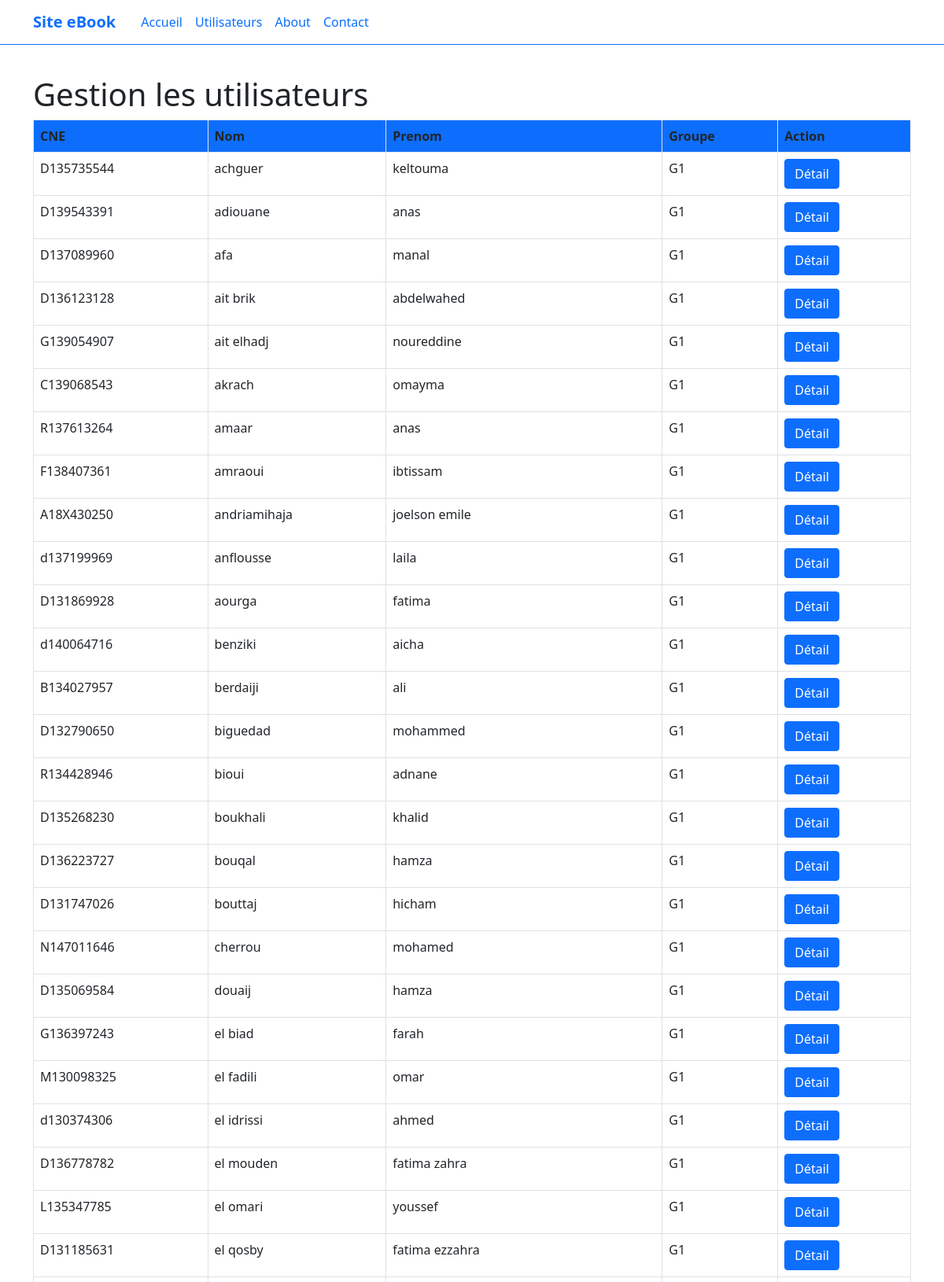
Screenshot of /espace_admin/users.php (upper part) with the database file from the repository.
### tables this page shows
CREATE TABLE `users` (
  `CNE` varchar(10) NOT NULL,
  `Nom` varchar(12) NOT NULL,
  `Prenom` varchar(21) DEFAULT NULL,
  `Groupe` varchar(2) DEFAULT NULL,
  `type` varchar(20) NOT NULL DEFAULT 'student',
  `password` varchar(20) NOT NULL
);

### espace_admin/users.php (the view, shortened to what this page needs)
<?php
$bdd = new PDO('mysql:host=localhost; dbname=books;','root','');
?>
<h1>Gestion les utilisateurs</h1>
<?php
$recupUsers = $bdd->query('SELECT * FROM users WHERE type = "student"');
$users = $recupUsers->fetchAll();
echo "<table class='table table-bordered'>
<tr class='bg-primary'>
<th>CNE</th>
<th>Nom</th>
<th>Prenom</th>
<th>Groupe</th>
<th>Action</th>
</tr>";
foreach($users as $user){
    echo "<tr>
    <td>".$user['CNE']."</td>
    <td>".$user['Nom']."</td>
    <td>".$user['Prenom']."</td>
    <td>".$user['Groupe']."</td>
    <td><a href='userDetail.php?CNE=";?><?=$user['CNE']?>
    <?php echo "' class='btn btn-primary'>Détail</a></td>";
}
?>
<?php
require_once '../public/template.php';
?>

### rows the page displays
users: CNE "D135735544", Nom "achguer", Prenom "keltouma", Groupe "G1"
users: CNE "D139543391", Nom "adiouane", Prenom "anas", Groupe "G1"
users: CNE "D137089960", Nom "afa", Prenom "manal", Groupe "G1"
users: CNE "D136123128", Nom "ait brik", Prenom "abdelwahed", Groupe "G1"
users: CNE "G139054907", Nom "ait elhadj", Prenom "noureddine", Groupe "G1"
users: CNE "C139068543", Nom "akrach", Prenom "omayma", Groupe "G1"
users: CNE "R137613264", Nom "amaar", Prenom "anas", Groupe "G1"
users: CNE "F138407361", Nom "amraoui", Prenom "ibtissam", Groupe "G1"
users: CNE "A18X430250", Nom "andriamihaja", Prenom "joelson emile", Groupe "G1"
users: CNE "d137199969", Nom "anflousse", Prenom "laila", Groupe "G1"
users: CNE "D131869928", Nom "aourga", Prenom "fatima", Groupe "G1"
users: CNE "d140064716", Nom "benziki", Prenom "aicha", Groupe "G1"
users: CNE "B134027957", Nom "berdaiji", Prenom "ali", Groupe "G1"
users: CNE "D132790650", Nom "biguedad", Prenom "mohammed", Groupe "G1"
users: CNE "R134428946", Nom "bioui", Prenom "adnane", Groupe "G1"
users: CNE "D135268230", Nom "boukhali", Prenom "khalid", Groupe "G1"
users: CNE "D136223727", Nom "bouqal", Prenom "hamza", Groupe "G1"
users: CNE "D131747026", Nom "bouttaj", Prenom "hicham", Groupe "G1"
users: CNE "N147011646", Nom "cherrou", Prenom "mohamed", Groupe "G1"
users: CNE "D135069584", Nom "douaij", Prenom "hamza", Groupe "G1"
users: CNE "G136397243", Nom "el biad", Prenom "farah", Groupe "G1"
users: CNE "M130098325", Nom "el fadili", Prenom "omar", Groupe "G1"
users: CNE "d130374306", Nom "el idrissi", Prenom "ahmed", Groupe "G1"
users: CNE "D136778782", Nom "el mouden", Prenom "fatima zahra", Groupe "G1"
users: CNE "L135347785", Nom "el omari", Prenom "youssef", Groupe "G1"
users: CNE "D131185631", Nom "el qosby", Prenom "fatima ezzahra", Groupe "G1"
